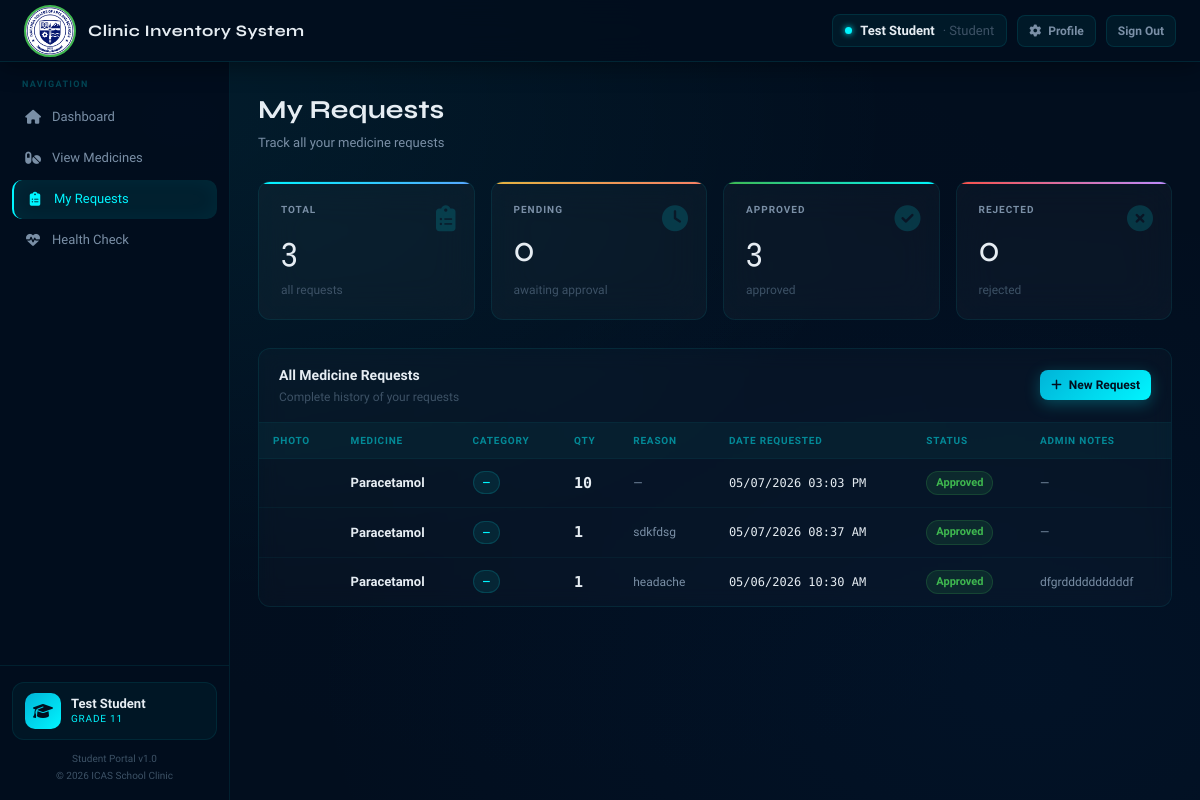
Screenshot of /user_requests.php (signed in) with the database file from the repository.
### tables this page shows
CREATE TABLE `users` (
  `user_id` int(11) NOT NULL,
  `student_id` varchar(20) DEFAULT NULL,
  `full_name` varchar(100) NOT NULL,
  `grade` varchar(20) DEFAULT NULL,
  `section` varchar(20) DEFAULT NULL,
  `email` varchar(100) NOT NULL,
  `password` varchar(255) NOT NULL,
  `status` varchar(20) DEFAULT 'Active',
  `created_at` datetime DEFAULT current_timestamp()
);

CREATE TABLE `medicine_requests` (
  `request_id` int(11) NOT NULL,
  `user_id` int(11) NOT NULL,
  `medicine_id` int(11) NOT NULL,
  `quantity` int(11) DEFAULT 1,
  `reason` text DEFAULT NULL,
  `status` varchar(20) DEFAULT 'Pending',
  `requested_at` datetime DEFAULT current_timestamp(),
  `acted_at` datetime DEFAULT NULL,
  `admin_notes` text DEFAULT NULL
);

CREATE TABLE `medicines` (
  `medicine_id` int(11) NOT NULL,
  `medicine_name` varchar(100) NOT NULL,
  `category` varchar(50) DEFAULT NULL,
  `quantity` int(11) DEFAULT 0,
  `unit` varchar(20) DEFAULT NULL,
  `expiration_date` date DEFAULT NULL,
  `date_added` date DEFAULT NULL,
  `status` varchar(20) DEFAULT 'In Stock',
  `remarks` text DEFAULT NULL,
  `image` varchar(255) DEFAULT NULL
);

### user_requests.php (the view, shortened to what this page needs)
<?php
require_once __DIR__ . '/config/db.php';
$user_id    = $_SESSION['user_id'];
$user_name  = $_SESSION['user_name'];
$userStmt = $conn->prepare("SELECT * FROM users WHERE user_id = ?");
$userStmt->bind_param("i", $user_id);
$userStmt->execute();
$user = $userStmt->get_result()->fetch_assoc();
$stmt = $conn->prepare("
    SELECT mr.*, m.medicine_name, m.unit, m.category, m.image
    FROM medicine_requests mr
    JOIN medicines m ON mr.medicine_id = m.medicine_id
    WHERE mr.user_id = ?
    ORDER BY mr.requested_at DESC
");
$stmt->bind_param("i", $user_id);
$stmt->execute();
$requests = $stmt->get_result();
$total    = $conn->prepare("SELECT COUNT(*) AS c FROM medicine_requests WHERE user_id = ?");
$total->bind_param("i", $user_id); $total->execute();
$totalCount = $total->get_result()->fetch_assoc()['c'];
$pending  = $conn->prepare("SELECT COUNT(*) AS c FROM medicine_requests WHERE user_id = ? AND status='Pending'");
$pending->bind_param("i", $user_id); $pending->execute();
$pendingCount = $pending->get_result()->fetch_assoc()['c'];
$approved = $conn->prepare("SELECT COUNT(*) AS c FROM medicine_requests WHERE user_id = ? AND status='Approved'");
$approved->bind_param("i", $user_id); $approved->execute();
$approvedCount = $approved->get_result()->fetch_assoc()['c'];
$rejected = $conn->prepare("SELECT COUNT(*) AS c FROM medicine_requests WHERE user_id = ? AND status='Rejected'");
$rejected->bind_param("i", $user_id); $rejected->execute();
$rejectedCount = $rejected->get_result()->fetch_assoc()['c'];
?>
<!DOCTYPE html>
<html lang="en">
<head>
  <link rel="stylesheet" href="https://cdnjs.cloudflare.com/ajax/libs/font-awesome/6.5.0/css/all.min.css">
  <link rel="stylesheet" href="assets/css/style.css">
</head>
<body>
<div class="topbar">
  <div class="topbar-left">
    <div class="topbar-logo">
      <img src="assets/images/logo.png" alt="Logo"
           style="width:52px;height:52px;object-fit:cover;border-radius:50%;border:2px solid #3fb950;">
    </div>
    <div class="topbar-title">Clinic Inventory System</div>
  </div>
  <div class="topbar-right">
    <div class="topbar-user">
      <div class="user-dot"></div>
      <span><?= htmlspecialchars($user_name) ?></span>
      <span class="user-role">· Student</span>
    </div>
    <a href="user_profile.php" class="btn btn-secondary btn-sm"><i class="fas fa-gear"></i> Profile</a>
    <a href="user_logout.php"  class="btn btn-secondary btn-sm">Sign Out</a>
  </div>
</div>
<div class="layout">
  <aside class="sidebar">
    <div class="sidebar-section">
      <div class="sidebar-label">Navigation</div>
      <a href="user_dashboard.php" class="nav-item">
        <span class="nav-icon"><i class="fas fa-house"></i></span> Dashboard
      </a>
      <a href="user_medicines.php" class="nav-item">
        <span class="nav-icon"><i class="fas fa-pills"></i></span> View Medicines
      </a>
      <a href="user_requests.php" class="nav-item active">
        <span class="nav-icon"><i class="fas fa-clipboard-list"></i></span> My Requests
      </a>
      <a href="health_check.php" class="nav-item">
        <span class="nav-icon"><i class="fas fa-heart-pulse"></i></span> Health Check
      </a>
    </div>
    <div class="sidebar-footer">
      <a href="user_profile.php" class="sidebar-profile">
        <div class="sidebar-avatar">
          <i class="fas fa-graduation-cap"></i>
        </div>
        <div>
          <div class="sidebar-profile-name">
            <?= htmlspecialchars($user_name) ?>
          </div>
          <div class="sidebar-profile-role">
            <?= htmlspecialchars($user['grade'] ?: 'Student') ?>
          </div>
        </div>
      </a>
      <div class="sidebar-build">Student Portal v1.0</div>
      <div class="sidebar-build">© <?= date('Y') ?> ICAS School Clinic</div>
    </div>
  </aside>
  <main class="main-content">
    <div class="page-header">
      <div>
        <h1>My Requests</h1>
        <p>Track all your medicine requests</p>
      </div>
    </div>
    <div class="stats-grid" style="margin-bottom:28px;">
      <div class="stat-card blue">
        <div class="stat-label">Total</div>
        <div class="stat-value"><?= $totalCount ?></div>
        <div class="stat-sub">all requests</div>
        <div class="stat-icon"><i class="fas fa-clipboard-list"></i></div>
      </div>
      <div class="stat-card yellow">
        <div class="stat-label">Pending</div>
        <div class="stat-value"><?= $pendingCount ?></div>
        <div class="stat-sub">awaiting approval</div>
        <div class="stat-icon"><i class="fas fa-clock"></i></div>
      </div>
      <div class="stat-card green">
        <div class="stat-label">Approved</div>
        <div class="stat-value"><?= $approvedCount ?></div>
        <div class="stat-sub">approved</div>
        <div class="stat-icon"><i class="fas fa-circle-check"></i></div>
      </div>
      <div class="stat-card red">
        <div class="stat-label">Rejected</div>
        <div class="stat-value"><?= $rejectedCount ?></div>
        <div class="stat-sub">rejected</div>
        <div class="stat-icon"><i class="fas fa-circle-xmark"></i></div>
      </div>
    </div>
    <div class="table-card">
      <div class="table-card-header">
        <div>
          <h3>All Medicine Requests</h3>
          <p>Complete history of your requests</p>
        </div>
        <a href="user_medicines.php" class="btn btn-primary btn-sm"><i class="fas fa-plus"></i> New Request</a>
      </div>
      <table>
        <thead><tr>
          <th>Photo</th>
          <th>Medicine</th>
          <th>Category</th>
          <th>Qty</th>
          <th>Reason</th>
          <th>Date Requested</th>
          <th>Status</th>
          <th>Admin Notes</th>
        </tr></thead>
        <tbody>
        <?php if ($requests->num_rows > 0): while ($r = $requests->fetch_assoc()):
          $sc = match($r['status']) {
            'Approved' => 'in-stock',
            'Pending'  => 'low-stock',
            'Rejected' => 'out-stock',
            default    => ''
          };
        ?>
          <tr>
            <td>
            </td>
            <td><div class="med-name"><?= htmlspecialchars($r['medicine_name']) ?></div></td>
            <td><span class="badge cat"><?= htmlspecialchars($r['category'] ?: '—') ?></span></td>
            <td><span class="qty-num"><?= $r['quantity'] ?></span> <?= htmlspecialchars($r['unit'] ?: '') ?></td>
            <td style="color:var(--text2);font-size:12px;max-width:150px;">
              <?= $r['reason'] ? htmlspecialchars($r['reason']) : '—' ?>
            </td>
            <td class="mono"><?= date('m/d/Y h:i A', strtotime($r['requested_at'])) ?></td>
            <td><span class="badge <?= $sc ?>"><?= htmlspecialchars($r['status']) ?></span></td>
            <td style="color:var(--text2);font-size:12px;max-width:150px;">
              <?= $r['admin_notes'] ? htmlspecialchars($r['admin_notes']) : '—' ?>
            </td>
          </tr>
        <?php endwhile; endif; ?>
        </tbody>
      </table>
    </div>
  </main>
</div>
</body>
</html>

### rows the page displays
users: grade "GRADE 11"
medicine_requests: medicine.medicine_name "Paracetamol", medicine.category "—", quantity "10", requested_at "05/07/2026 03:03 PM", status "Approved"
medicine_requests: medicine.medicine_name "Paracetamol", medicine.category "—", quantity "1", reason "sdkfdsg", requested_at "05/07/2026 08:37 AM", status "Approved"
medicine_requests: medicine.medicine_name "Paracetamol", medicine.category "—", quantity "1", reason "headache", requested_at "05/06/2026 10:30 AM", status "Approved", admin_notes "dfgrddddddddddf"

### other values shown
$user_name "Test Student"
$totalCount "3"
$pendingCount "0"
$approvedCount "3"
$rejectedCount "0"
